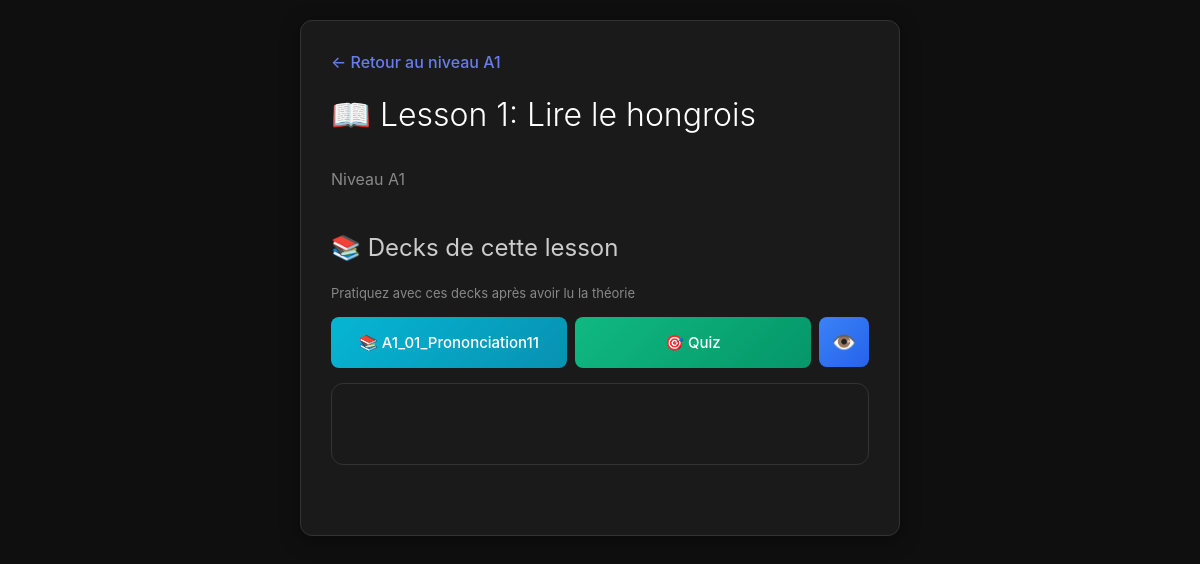
The app's page /lesson/1 (signed in) with its own data.
### tables this page shows
CREATE TABLE lessons (
            id INTEGER PRIMARY KEY AUTOINCREMENT,
            niveau TEXT NOT NULL,
            numero INTEGER NOT NULL,
            titre TEXT NOT NULL,
            content_markdown TEXT,
            created_at TIMESTAMP DEFAULT CURRENT_TIMESTAMP,
            UNIQUE(niveau, numero)
        );

CREATE TABLE "decks" (
            id INTEGER PRIMARY KEY AUTOINCREMENT,
            user_id INTEGER NOT NULL,
            nom TEXT NOT NULL,
            niveau TEXT NOT NULL DEFAULT 'A1',
            is_commun BOOLEAN DEFAULT 0,
            created_at TIMESTAMP DEFAULT CURRENT_TIMESTAMP, lesson_id INTEGER DEFAULT NULL,
            FOREIGN KEY (user_id) REFERENCES users (id)
        );

### app.py (the view)
@app.route('/lesson/<int:lesson_id>')
def view_lesson(lesson_id):
    user_id = session.get('user_id')
    if not user_id:
        return redirect(url_for('select_user'))
    lesson = get_lesson_by_id(lesson_id)
    if not lesson:
        flash('Lesson non trouvée')
        return redirect(url_for('index'))
    decks = get_decks_by_lesson(lesson_id)
    user = get_user_by_id(user_id)
    return render_template('lesson.html', lesson=lesson, decks=decks, user=user)

### database.py (called while the page is built)
def get_db():
    conn = sqlite3.connect(DATABASE)
    conn.row_factory = sqlite3.Row
    return conn

def get_user_by_id(user_id):
    conn = get_db()
    user = conn.execute('SELECT * FROM users WHERE id = ?', (user_id,)).fetchone()
    conn.close()
    return dict(user) if user else None

def get_lesson_by_id(lesson_id):
    conn = get_db()
    lesson = conn.execute('SELECT * FROM lessons WHERE id = ?', (lesson_id,)).fetchone()
    conn.close()
    return dict(lesson) if lesson else None

def get_decks_by_lesson(lesson_id):
    conn = get_db()
    decks = conn.execute(
        'SELECT * FROM decks WHERE lesson_id = ? ORDER BY nom',
        (lesson_id,)
    ).fetchall()
    conn.close()
    return [dict(deck) for deck in decks]

### templates/lesson.html (shortened to what this page needs)
{% extends "base.html" %}
{% block content %}
<a href="{{ url_for('niveau', niveau=lesson.niveau) }}" class="back-link">← Retour au niveau {{ lesson.niveau }}</a>
<div class="lesson-header">
    <div>
        <h1>📖 Lesson {{ lesson.numero }}: {{ lesson.titre }}</h1>
        <p style="color: #888;">Niveau {{ lesson.niveau }}</p>
    </div>
</div>
{% if decks %}
<div class="lesson-decks-section">
    <h2>📚 Decks de cette lesson</h2>
    <p style="color: #888; font-size: 13px; margin-bottom: 15px;">
        Pratiquez avec ces decks après avoir lu la théorie
    </p>
    <ul class="deck-list">
    <ul class="deck-list">
        {% for deck in decks %}
            <li class="deck-item-wrapper">
                <div class="deck-item-content">
                    <div class="deck-main-buttons">
                        <a href="{{ url_for('apprendre', deck_id=deck.id) }}" class="btn deck-btn deck-commun">
                            📚 {{ deck.nom }}
                        </a>
                        <a href="{{ url_for('quiz', deck_id=deck.id) }}" class="btn deck-btn btn-quiz quiz-commun">
                            🎯 Quiz
                        </a>
                    </div>
                    <div class="deck-actions">
                        <a href="{{ url_for('voir_deck', deck_id=deck.id) }}"
                           class="btn-action btn-view"
                           title="Voir le contenu">
                            👁️
                        </a>
                    </div>
                </div>
            </li>
        {% endfor %}
    </ul>
</div>
{% endif %}
<div id="markdown-content" class="markdown-content"></div>
{% endblock %}

### templates/base.html (style rules this page uses)
* { margin: 0; padding: 0; box-sizing: border-box; }
body { font-family: -apple-system, BlinkMacSystemFont, 'Segoe UI', sans-serif; background: #0f0f0f; color: #e0e0e0; line-height: 1.4; padding: 20px; min-height: 100vh; }
h1 { text-align: center; margin-bottom: 30px; color: #ffffff; font-weight: 300; }
h2 { margin-bottom: 20px; color: #cccccc; font-weight: 400; }
.btn { display: block; width: 100%; padding: 15px; margin: 10px 0; background: linear-gradient(135deg, #667eea 0%, #764ba2 100%); color: white; text-decoration: none; text-align: center; border-radius: 8px; border: none; font-size: 16px; cursor: pointer; transition: all 0.3s ease; font-weight: 500; }
.back-link { display: inline-block; margin-bottom: 20px; color: #667eea; text-decoration: none; font-weight: 500; transition: color 0.3s ease; }
.deck-list { list-style: none; }

### templates/lesson.html (style rules this page uses)
.lesson-header { display: flex; justify-content: space-between; align-items: flex-start; margin-bottom: 30px; gap: 20px; }
.markdown-content { background: #1a1a1a; border: 1px solid #333; border-radius: 12px; padding: 40px; margin-bottom: 40px; line-height: 1.8; color: #e0e0e0; }
.lesson-decks-section { margin-top: 40px; }
.lesson-decks-section h2 { margin-bottom: 20px; }
.deck-item-wrapper { margin-bottom: 15px; }
.deck-item-content { display: flex; gap: 8px; align-items: stretch; }
.deck-main-buttons { flex: 1; display: flex; gap: 8px; }
.deck-btn { flex: 1; margin: 0; font-size: 15px; }
.deck-commun { background: linear-gradient(135deg, #06b6d4 0%, #0891b2 100%); }
.btn-quiz { background: linear-gradient(135deg, #f59e0b 0%, #d97706 100%); }
.quiz-commun { background: linear-gradient(135deg, #10b981 0%, #059669 100%); }
.deck-actions { display: flex; gap: 8px; }
.btn-action { width: 50px; height: 50px; display: flex; align-items: center; justify-content: center; border: none; border-radius: 8px; font-size: 20px; cursor: pointer; transition: all 0.3s ease; text-decoration: none; }
.btn-view { background: linear-gradient(135deg, #3b82f6 0%, #2563eb 100%); }

### records on screen
lessons: niveau "A1", numero "1", titre "Lire le hongrois"
decks: nom "A1_01_Prononciation11"
